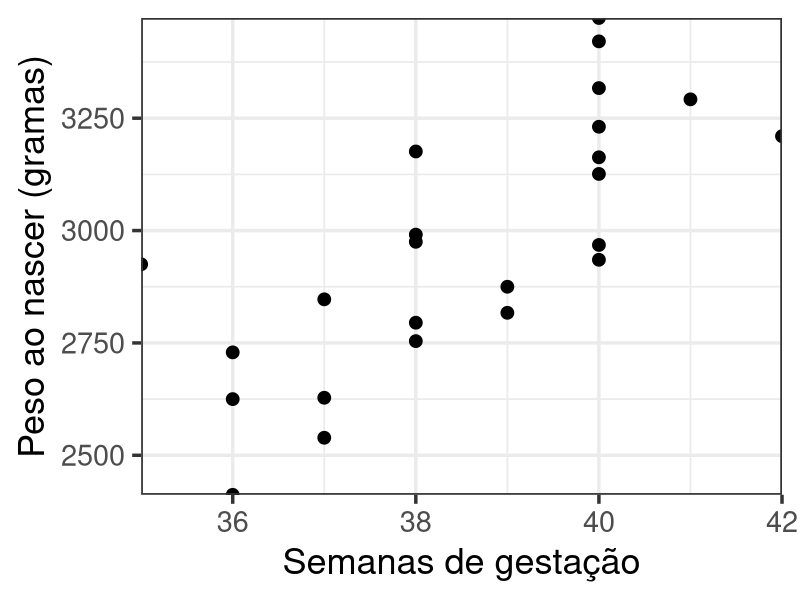
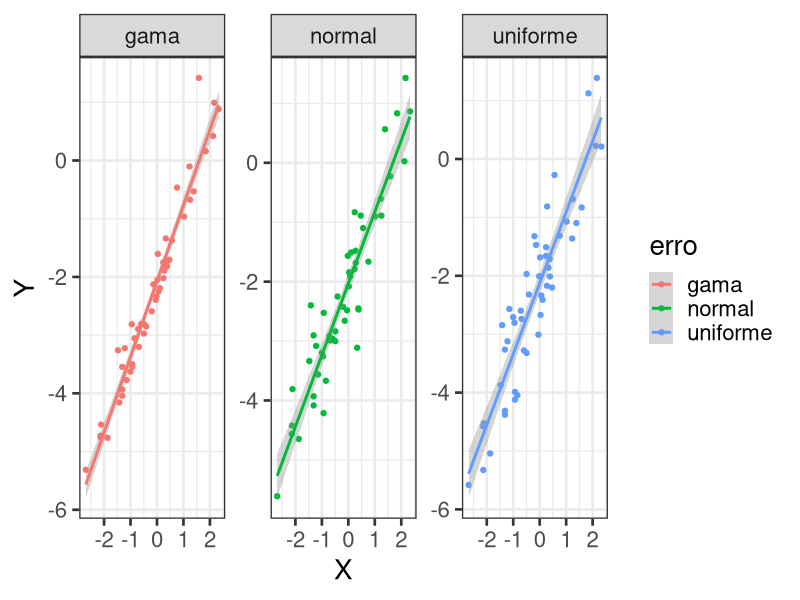
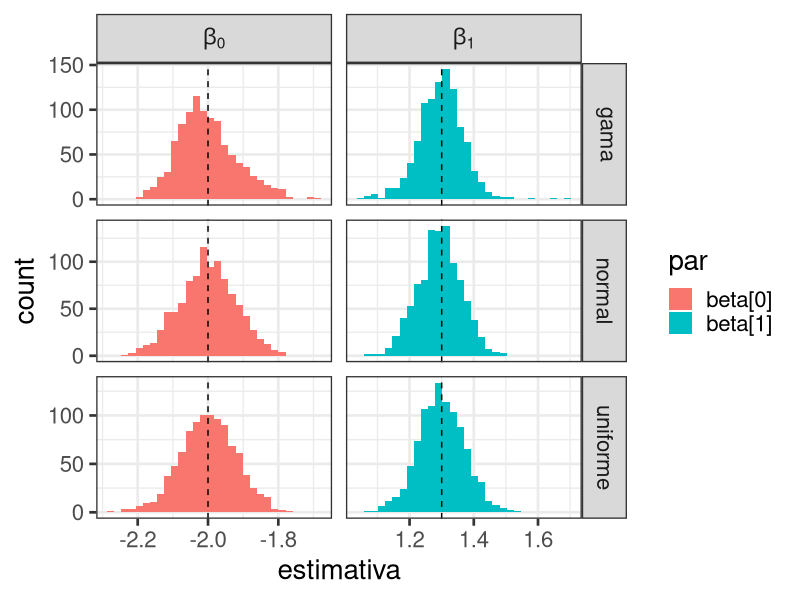

These charts were generated, in order, by the following R code:
## ---- chunk 1
#| echo: false
#| warning: false
#| label: fig-baby1
#| fig-cap: "Peso ao nascer _vs_ semanas de gestação para $n=24$ bebês."
#| fig-width: 14
#| fig-height: 8
library(ggplot2)

birthweight <- read.csv("../data/birthweight.csv")

ggplot(birthweight,
       aes(x = age, y = weight)) +
  geom_point(size = 4) +
  scale_x_continuous("Semanas de gestação",
                     expand = c(0, 0)) +
  scale_y_continuous("Peso ao nascer (gramas)",
                     expand = c(0, 0)) +
  # geom_smooth(method = "lm") +
  # facet_wrap(.~erro, scales = "free_y") +
  theme_bw(base_size = 26)
## ---- chunk 2
#| echo: false
#| warning: false
gera_dados <- function(b0, b1, X){
  
  N <- length(X)
  
  e1 <- runif(N, -1, 1)
  e2 <- rnorm(N, sd = sqrt(0.33))
  e3 <- rgamma(N, shape = 1/3, rate = 1)  - 1/3
  
  Xmat <- matrix(cbind(rep(1, N), X), ncol = 2)
  betas <- c(b0, b1)
  
  linpred <- Xmat %*% betas
  
  Y1 <- linpred + e1
  Y2 <- linpred + e2
  Y3 <- linpred + e3
  
  
  D1 <- data.frame(X = X, Y = Y1, erro = "uniforme")
  D2 <- data.frame(X = X, Y = Y2, erro = "normal")
  D3 <- data.frame(X = X, Y = Y3, erro = "gama")
  
  dados <- do.call(rbind, list(D1, D2, D3))
  
  return(dados)
}
ajusta <- function(dados){
  spp <- split(dados, dados$erro)
  fits <- lapply(spp, function(dd){
    fit <- lm(Y~X, dd)
    out <- data.frame(
      par = c("beta_0", "beta_1"),
      estimativa = as.numeric(coef(fit)),
      erro = dd$erro[1]
    )
  })
  res <- do.call(rbind, fits)
  rownames(res) <- NULL
  return(res)
}
## ---- chunk 3
library(ggplot2)
beta0 <- -2
beta1 <- 1.3
Nobs <- 50
X <- rnorm(Nobs) ## gerando a covariada
## ---- chunk 4
#| echo: false
#| warning: false
#| label: fig-regexample
#| fig-cap: "Regressão sob diversos modelos para erros."
#| fig-width: 14
#| fig-height: 8

ex1 <- gera_dados(b0 = beta0, b1 = beta1, X = X)

ggplot(ex1, aes(x = X, y = Y, colour = erro)) +
  geom_point() +
  geom_smooth(method = "lm") +
  facet_wrap(.~erro, scales = "free_y") +
  theme_bw(base_size = 20)
## ---- chunk 5
#| echo: false
#| warning: false
#| label: fig-regsimu
#| fig-cap: "Distribuição amostral dos coeficientes sob diversos modelos para erros. A linha pontilhada vertical marca os valores 'verdadeiros'."
#| fig-width: 14
#| fig-height: 8
#| cache: true
M <- 1000

simu <- lapply(1:M,
               function(i) gera_dados(b0 = beta0,
                                      b1 = beta1,
                                      X = X))

ests <- do.call(rbind,
                lapply(simu, ajusta))

plvl <- c(expression(beta[0]), 
          expression(beta[1]))

ests$par <- as.factor(ests$par)
levels(ests$par) <- plvl

true.pars <- data.frame(par = unique(ests$par),
                        value = c(beta0, beta1))

ggplot(ests, 
       aes(x = estimativa, fill = par)) +
  geom_histogram() +
  geom_vline(data = true.pars,
             aes(xintercept = value),
             linetype = "dashed") +
  facet_grid(erro~par,
             scales = "free",
             labeller = label_parsed) +
  theme_bw(base_size = 20)
## ---- chunk 6
aggregate(estimativa~erro+par, ests, mean)

